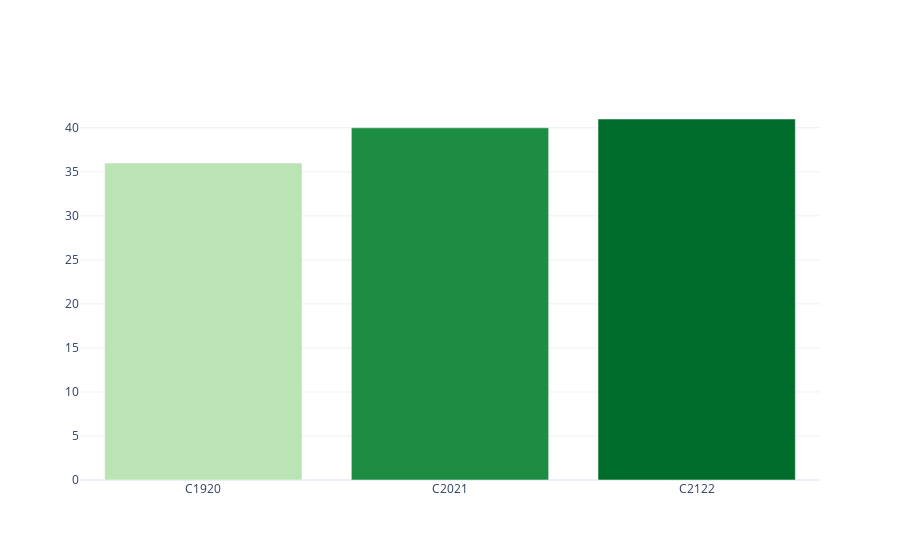

Here is the notebook cell this chart was saved with:
### Markdown cell above
## Evolución del número de grupos totales

### Code cell
series = []
for year in years:
    series.append(df.query(f'curso == "{year}" & evaluación == "{labels[-1][1]}"')['etapa'].count())

myplotly.bar_simple(years, series, is_percentage=False)

### Figure 1 — Plotly figure (JSON) as saved in the notebook; plotly's stock layout.template omitted (floating-point values rounded to 4 significant figures)
{"data": [{"marker": {"color": [36, 40, 41], "colorscale": [[0, "rgb(186,228,179)"], [0.3333, "rgb(116,196,118)"], [0.6667, "rgb(49,163,84)"], [1, "rgb(0,109,44)"]]}, "type": "bar", "x": ["C1920", "C2021", "C2122"], "y": [36, 40, 41]}], "layout": {"title": {"text": ""}}}
